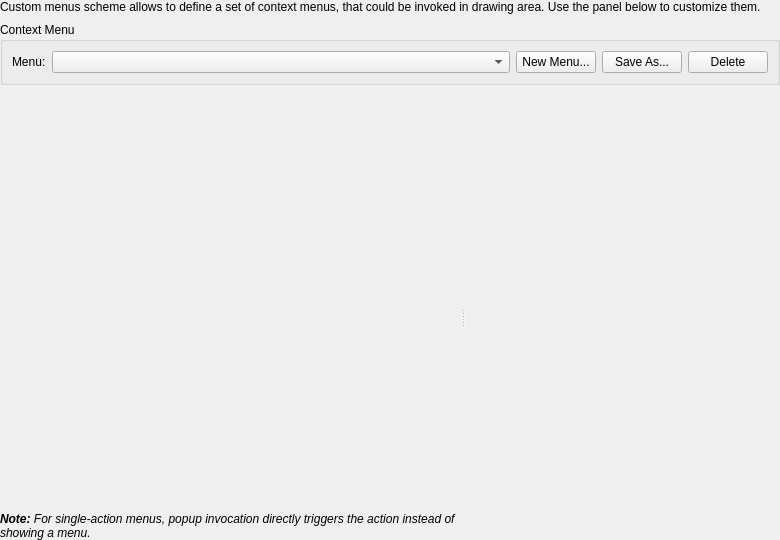
<?xml version="1.0" encoding="UTF-8"?>
<ui version="4.0">
 <class>LC_SettingsPageCustomMenus</class>
 <widget class="QWidget" name="LC_SettingsPageCustomMenus">
  <property name="geometry">
   <rect>
    <x>0</x>
    <y>0</y>
    <width>780</width>
    <height>540</height>
   </rect>
  </property>
  <layout class="QVBoxLayout" name="verticalLayout_root" stretch="0,0,5">
   <property name="spacing">
    <number>8</number>
   </property>
   <property name="leftMargin">
    <number>0</number>
   </property>
   <property name="topMargin">
    <number>0</number>
   </property>
   <property name="rightMargin">
    <number>0</number>
   </property>
   <property name="bottomMargin">
    <number>0</number>
   </property>
   <item>
    <widget class="QLabel" name="label">
     <property name="text">
      <string>Custom menus scheme allows to define a set of context menus, that could be invoked in drawing area. Use the panel below to customize them.</string>
     </property>
     <property name="wordWrap">
      <bool>true</bool>
     </property>
    </widget>
   </item>
   <item>
    <widget class="QGroupBox" name="gbMenuSelector">
     <property name="title">
      <string>Context Menu</string>
     </property>
     <layout class="QHBoxLayout" name="horizontalLayout_selector">
      <item>
       <widget class="QLabel" name="lblMenuName">
        <property name="text">
         <string>Menu:</string>
        </property>
       </widget>
      </item>
      <item>
       <widget class="QComboBox" name="cbMenuName">
        <property name="sizePolicy">
         <sizepolicy hsizetype="Expanding" vsizetype="Fixed">
          <horstretch>0</horstretch>
          <verstretch>0</verstretch>
         </sizepolicy>
        </property>
        <property name="toolTip">
         <string>Select custom popup menu to edit</string>
        </property>
       </widget>
      </item>
      <item>
       <widget class="QPushButton" name="pbNewMenu">
        <property name="toolTip">
         <string>Create a new custom popup menu</string>
        </property>
        <property name="text">
         <string>New Menu...</string>
        </property>
        <property name="icon">
         <iconset resource="../../../../../../res/icons/icons.qrc">
          <normaloff>:/icons/add.lci</normaloff>:/icons/add.lci</iconset>
        </property>
       </widget>
      </item>
      <item>
       <widget class="QPushButton" name="pbSaveAsMenu">
        <property name="toolTip">
         <string>Save a copy of current menu under a new name</string>
        </property>
        <property name="text">
         <string>Save As...</string>
        </property>
        <property name="icon">
         <iconset resource="../../../../../../res/icons/icons.qrc">
          <normaloff>:/icons/save_as.lci</normaloff>:/icons/save_as.lci</iconset>
        </property>
       </widget>
      </item>
      <item>
       <widget class="QPushButton" name="pbDeleteMenu">
        <property name="toolTip">
         <string>Delete this custom menu</string>
        </property>
        <property name="text">
         <string>Delete</string>
        </property>
        <property name="icon">
         <iconset resource="../../../../../../res/icons/icons.qrc">
          <normaloff>:/icons/remove.lci</normaloff>:/icons/remove.lci</iconset>
        </property>
       </widget>
      </item>
     </layout>
    </widget>
   </item>
   <item>
    <widget class="QSplitter" name="splMenu">
     <property name="orientation">
      <enum>Qt::Orientation::Horizontal</enum>
     </property>
     <property name="childrenCollapsible">
      <bool>false</bool>
     </property>
     <widget class="QWidget" name="paneActions" native="true">
      <layout class="QVBoxLayout" name="verticalLayout_actionsPane" stretch="5,0">
       <property name="leftMargin">
        <number>0</number>
       </property>
       <property name="topMargin">
        <number>0</number>
       </property>
       <property name="rightMargin">
        <number>0</number>
       </property>
       <property name="bottomMargin">
        <number>0</number>
       </property>
       <item>
        <widget class="LC_ActionsDualListWidget" name="dualListWidget" native="true">
         <property name="toolTip">
          <string>Menu actions list</string>
         </property>
        </widget>
       </item>
       <item>
        <widget class="QLabel" name="lblSingleActionNote">
         <property name="font">
          <font>
           <italic>true</italic>
          </font>
         </property>
         <property name="toolTip">
          <string>Behavior for single-action menus</string>
         </property>
         <property name="text">
          <string>&lt;i&gt;&lt;b&gt;Note:&lt;/b&gt; For single-action menus, popup invocation directly triggers the action instead of showing a menu.&lt;/i&gt;</string>
         </property>
         <property name="wordWrap">
          <bool>true</bool>
         </property>
        </widget>
       </item>
      </layout>
     </widget>
     <widget class="LC_MenuTriggerInspector" name="triggerInspector" native="true">
      <property name="toolTip">
       <string>Mouse invocation trigger settings</string>
      </property>
     </widget>
    </widget>
   </item>
  </layout>
 </widget>
 <customwidgets>
  <customwidget>
   <class>LC_ActionsDualListWidget</class>
   <extends>QWidget</extends>
   <header>lc_actions_dual_list_widget.h</header>
  </customwidget>
  <customwidget>
   <class>LC_MenuTriggerInspector</class>
   <extends>QWidget</extends>
   <header>lc_menu_trigger_inspector.h</header>
  </customwidget>
 </customwidgets>
 <resources>
  <include location="../../../../../../res/icons/icons.qrc"/>
 </resources>
 <connections/>
</ui>
